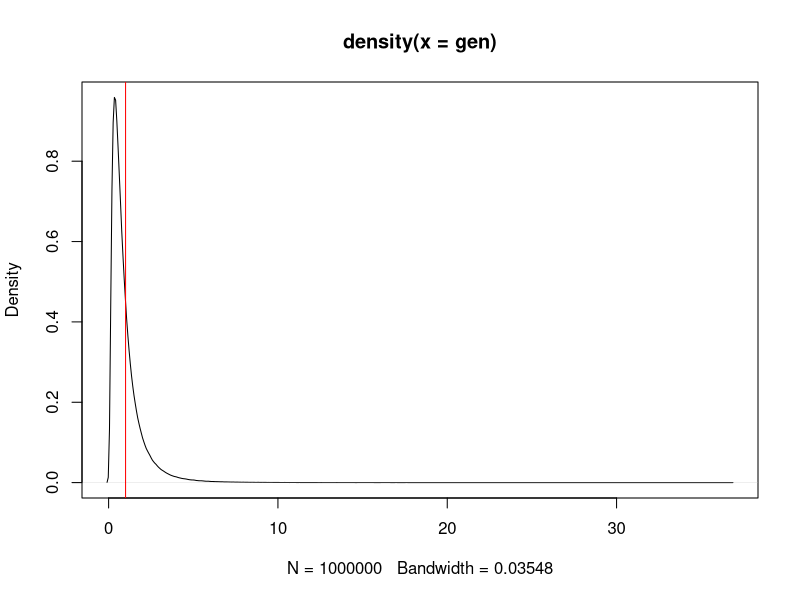
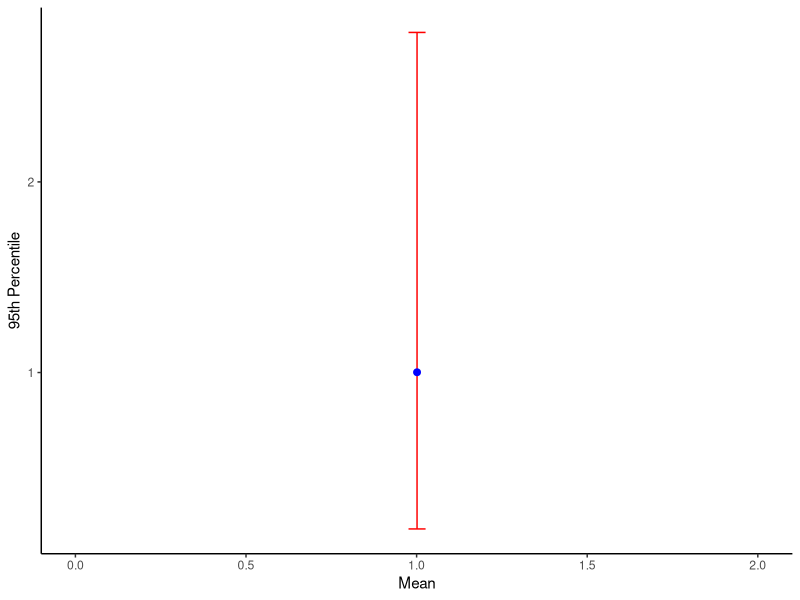

Here is the R script that generated these plots, in order:

library(ggplot2)

#lognormal
mu=1
sigma=1
lmu = log(mu**2/(sqrt(mu**2+sigma)))
lsigma = sqrt(log(1+ sigma/mu**2))
gen=rlnorm(1000000,lmu, lsigma)
plot(density(gen))
abline(v=mean(gen),col="red")
df= data.frame(mean = mean(gen),
five.perc = quantile(gen, 0.05),
ninentifive.perc= quantile(gen, .95))

dlnorm_norm_param = function(y,z.mu=1,z.sigma=1){
  lmu = log(z.mu**2/(sqrt(z.mu**2+z.sigma)))
  lsigma = sqrt(log(1+ z.sigma/z.mu**2))
  dlnorm(y,lmu, lsigma)
}



ggplot(df, aes(x = mean, y = mean, ymin = five.perc, ymax = ninentifive.perc)) +
  geom_errorbar(width = 0.05, color = "red") +
  geom_point(color = "blue", size=2) +
  labs(x = "Mean", y = "95th Percentile") +
  scale_x_continuous(limits = c(0, max(df$mean) + 1)) +
  theme_classic()
